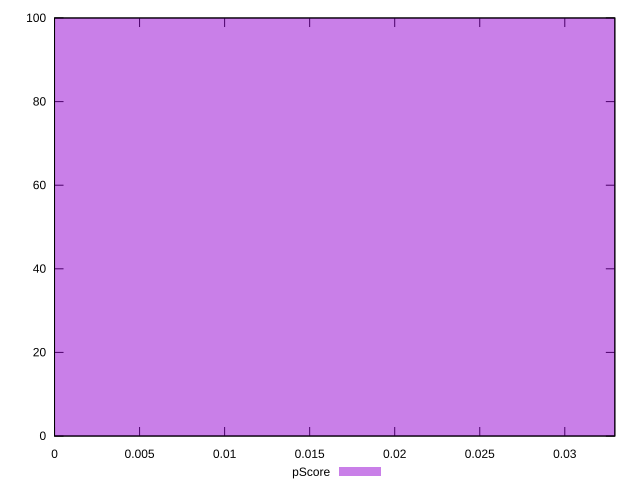

Recreate this plot in gnuplot.
reset

$pScore <<EOF
0 100
EOF

set key outside below
set boxwidth 0.1
set xrange [0:0.032941176470588196]
set yrange [0:100]
set trange [0:100]
set style fill transparent solid 0.5 noborder
set terminal svg size 640, 490 enhanced background rgb 'white'
set output "reprap/uses-http2/samples/pages+cached+noexternal/pScore/histogram.svg"

plot $pScore title "pScore" with boxes

reset
